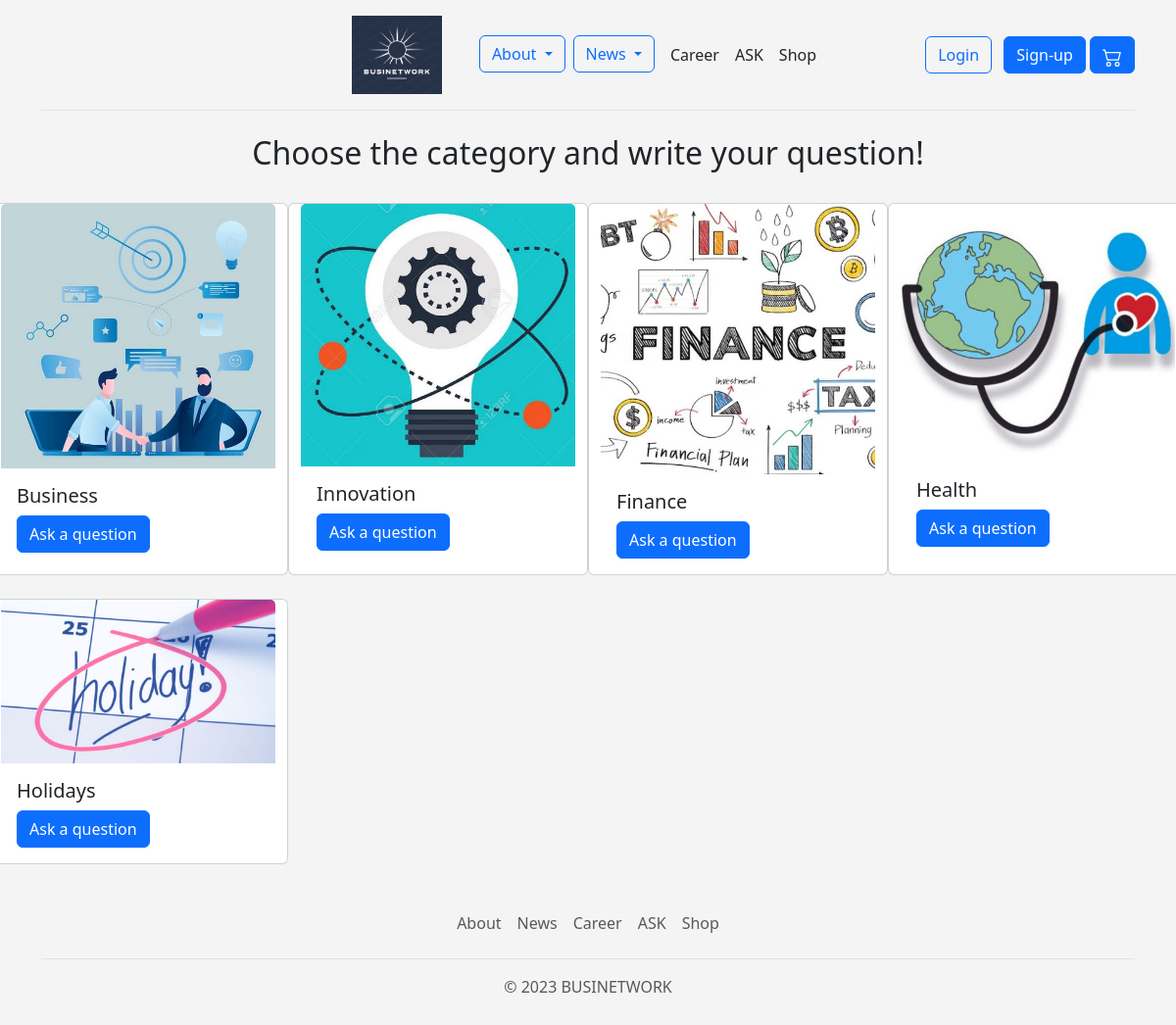
Page /ask/ on the committed database.
### ask/models.py (models this page shows, shortened)
class Category(models.Model):
    name = models.CharField(max_length=80)
    image = models.FileField(upload_to='ask/')

### ask/views.py (the view)
# urls.py: path('', AskMain.as_view(), name='ask'),
class AskMain(ListView):
    model = models.Category
    template_name = 'ask/ask_main.html'

### templates/ask/ask_main.html (shortened to what this page needs)
{% extends "base.html" %}
{% block page_content %}
<h2 align="center">Choose the category and write your question!</h2>
<br>
<div class="row row-cols-1 row-cols-sm-2 row-cols-md-4 g-4">
    {% for category in object_list %}
    <div class="card">
        <img src="{{ category.image.url }}" class="card-img-top" alt="category">
        <div class="card-body">
            <h5 class="card-title">{{ category.name }}</h5>
            <a href="{% url 'all_questions' category.name %}" class="btn btn-primary">Ask a question</a>
        </div>
    </div>
    {% endfor %}
</div>
{% endblock %}

### rows in the picture
Category: image (picture), name "Business"
Category: image (picture), name "Innovation"
Category: image (picture), name "Finance"
Category: image (picture), name "Health"
Category: image (picture), name "Holidays"
